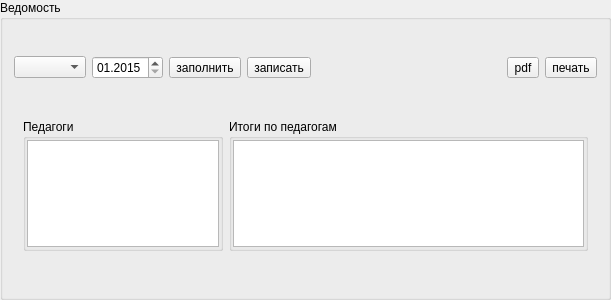
<?xml version="1.0" encoding="UTF-8"?>
<ui version="4.0">
 <class>AddAccount</class>
 <widget class="QGroupBox" name="AddAccount">
  <property name="geometry">
   <rect>
    <x>0</x>
    <y>0</y>
    <width>611</width>
    <height>300</height>
   </rect>
  </property>
  <property name="windowTitle">
   <string>GroupBox</string>
  </property>
  <property name="title">
   <string>Ведомость</string>
  </property>
  <layout class="QVBoxLayout" name="verticalLayout">
   <item>
    <layout class="QHBoxLayout" name="horizontalLayout">
     <item>
      <widget class="QComboBox" name="comboBox_groups"/>
     </item>
     <item>
      <widget class="QDateEdit" name="dateEdit">
       <property name="minimumDate">
        <date>
         <year>2015</year>
         <month>1</month>
         <day>1</day>
        </date>
       </property>
       <property name="displayFormat">
        <string>MM.yyyy</string>
       </property>
       <property name="calendarPopup">
        <bool>false</bool>
       </property>
      </widget>
     </item>
     <item>
      <widget class="QToolButton" name="toolButton_fill">
       <property name="text">
        <string>заполнить</string>
       </property>
      </widget>
     </item>
     <item>
      <widget class="QToolButton" name="toolButton_save">
       <property name="text">
        <string>записать</string>
       </property>
      </widget>
     </item>
     <item>
      <spacer name="horizontalSpacer">
       <property name="orientation">
        <enum>Qt::Horizontal</enum>
       </property>
       <property name="sizeHint" stdset="0">
        <size>
         <width>40</width>
         <height>20</height>
        </size>
       </property>
      </spacer>
     </item>
     <item>
      <widget class="QToolButton" name="toolButton_print">
       <property name="text">
        <string>pdf</string>
       </property>
      </widget>
     </item>
     <item>
      <widget class="QToolButton" name="toolButton">
       <property name="text">
        <string>печать</string>
       </property>
      </widget>
     </item>
    </layout>
   </item>
   <item>
    <layout class="QVBoxLayout" name="verticalLayout_tw"/>
   </item>
   <item>
    <widget class="QFrame" name="frame">
     <property name="maximumSize">
      <size>
       <width>16777215</width>
       <height>150</height>
      </size>
     </property>
     <layout class="QHBoxLayout" name="horizontalLayout_3">
      <item>
       <widget class="QGroupBox" name="groupBox_3">
        <property name="maximumSize">
         <size>
          <width>200</width>
          <height>16777215</height>
         </size>
        </property>
        <property name="title">
         <string>Педагоги</string>
        </property>
        <layout class="QVBoxLayout" name="verticalLayout_2">
         <property name="spacing">
          <number>1</number>
         </property>
         <property name="leftMargin">
          <number>1</number>
         </property>
         <property name="topMargin">
          <number>1</number>
         </property>
         <property name="rightMargin">
          <number>1</number>
         </property>
         <property name="bottomMargin">
          <number>1</number>
         </property>
         <item>
          <widget class="QTableWidget" name="tW_aped">
           <property name="maximumSize">
            <size>
             <width>200</width>
             <height>16777215</height>
            </size>
           </property>
           <property name="toolTip">
            <string>&lt;html&gt;&lt;head/&gt;&lt;body&gt;&lt;p&gt;Для появления педагога в ведомости поставте на против галочку и нажмити &amp;quot;заполнить&amp;quot;&lt;/p&gt;&lt;/body&gt;&lt;/html&gt;</string>
           </property>
          </widget>
         </item>
        </layout>
       </widget>
      </item>
      <item>
       <widget class="QGroupBox" name="groupBox_2">
        <property name="title">
         <string>Итоги по педагогам</string>
        </property>
        <layout class="QHBoxLayout" name="horizontalLayout_4">
         <property name="spacing">
          <number>1</number>
         </property>
         <property name="leftMargin">
          <number>1</number>
         </property>
         <property name="topMargin">
          <number>1</number>
         </property>
         <property name="rightMargin">
          <number>1</number>
         </property>
         <property name="bottomMargin">
          <number>1</number>
         </property>
         <item>
          <widget class="QTableWidget" name="tW_ped">
           <property name="maximumSize">
            <size>
             <width>16777215</width>
             <height>16777215</height>
            </size>
           </property>
          </widget>
         </item>
        </layout>
       </widget>
      </item>
     </layout>
    </widget>
   </item>
   <item>
    <layout class="QHBoxLayout" name="horizontalLayout_2"/>
   </item>
  </layout>
 </widget>
 <resources/>
 <connections/>
</ui>
